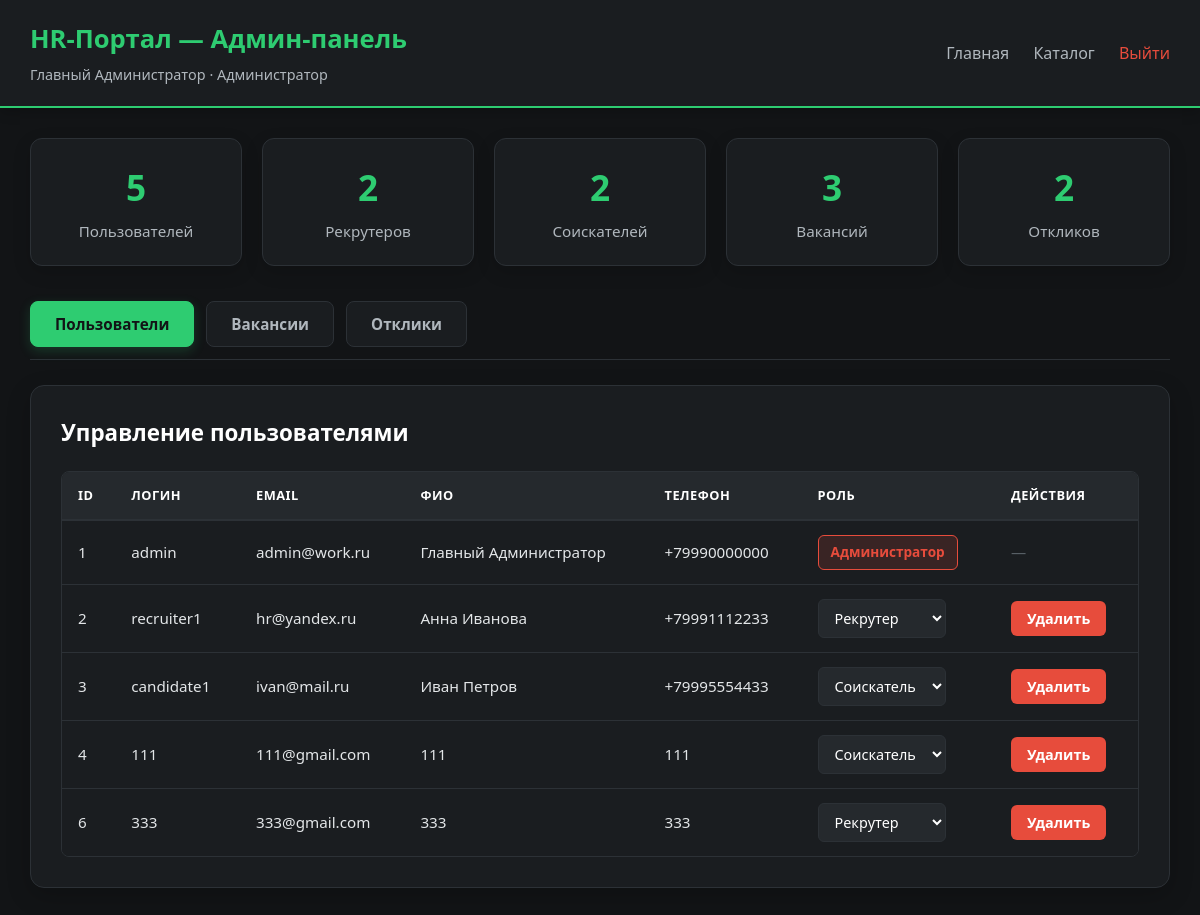
The page /admin (signed in) on the database its author committed.
### tables this page shows
CREATE TABLE users (
    id INTEGER PRIMARY KEY AUTOINCREMENT,
    username TEXT NOT NULL UNIQUE,
    email TEXT NOT NULL UNIQUE,
    password_hash TEXT NOT NULL,
    role TEXT CHECK(role IN ('candidate', 'recruiter', 'admin')) NOT NULL,
    full_name TEXT,
    phone TEXT
);

### app.py (the view)
@app.route('/admin')
@admin_required
def admin_panel():
    conn = get_db_connection()
    cursor = conn.cursor()
    cursor.execute("SELECT COUNT(*) FROM users")
    total_users = cursor.fetchone()[0]
    cursor.execute("SELECT COUNT(*) FROM users WHERE role = 'recruiter'")
    total_recruiters = cursor.fetchone()[0]
    cursor.execute("SELECT COUNT(*) FROM users WHERE role = 'candidate'")
    total_candidates = cursor.fetchone()[0]
    cursor.execute("SELECT COUNT(*) FROM vacancies")
    total_vacancies = cursor.fetchone()[0]
    cursor.execute("SELECT COUNT(*) FROM responses")
    total_responses = cursor.fetchone()[0]
    cursor.execute("""
        SELECT id, username, email, role, full_name, phone
        FROM users
        ORDER BY id
    """)
    users = cursor.fetchall()
    cursor.execute("""
        SELECT v.id, v.title, v.company_name, v.city, v.date_created, u.full_name as recruiter_name
        FROM vacancies v
        LEFT JOIN users u ON v.recruiter_id = u.id
        ORDER BY v.date_created DESC
    """)
    vacancies = cursor.fetchall()
    cursor.execute("""
        SELECT r.id, r.status, r.date_created, r.resume_url,
               v.title as vacancy_title, u.full_name as candidate_name
        FROM responses r
        JOIN vacancies v ON r.vacancy_id = v.id
        JOIN users u ON r.candidate_id = u.id
        ORDER BY r.date_created DESC
    """)
    responses = cursor.fetchall()
    conn.close()
    return render_template(
        'admin.html',
        stats={
            'users': total_users,
            'recruiters': total_recruiters,
            'candidates': total_candidates,
            'vacancies': total_vacancies,
            'responses': total_responses,
        },
        users=users,
        vacancies=vacancies,
        responses=responses,
        role_labels=ROLE_LABELS,
    )

### app.py (called while the page is built)
def get_db_connection():
    conn = sqlite3.connect('database.db')
    conn.row_factory = sqlite3.Row
    return conn

def admin_required(view):
    @wraps(view)
    def wrapped(*args, **kwargs):
        if 'user_id' not in session:
            return redirect(url_for('auth_page'))
        if session.get('user_role') != 'admin':
            return "Доступ запрещен", 403
        return view(*args, **kwargs)
    return wrapped

### templates/admin.html (shortened to what this page needs)
<!DOCTYPE html>
<html lang="ru">
<head>
    <link rel="stylesheet" href="/static/css/style.css">
    <link rel="stylesheet" href="/static/css/admin.css">
</head>
<body>
    <header class="admin-header">
        <div>
            <h1>HR-Портал — Админ-панель</h1>
            <p class="admin-subtitle">
                {{ session.get('user_name') }} · {{ role_labels['admin'] }}
            </p>
        </div>
        <nav>
            <a href="/">Главная</a>
            <a href="/vacancies">Каталог</a>
            <a href="/logout" class="logout-link">Выйти</a>
        </nav>
    </header>
    <main class="admin-main">
        <section class="stats-grid">
            <div class="stat-card">
                <span class="stat-value">{{ stats.users }}</span>
                <span class="stat-label">Пользователей</span>
            </div>
            <div class="stat-card">
                <span class="stat-value">{{ stats.recruiters }}</span>
                <span class="stat-label">Рекрутеров</span>
            </div>
            <div class="stat-card">
                <span class="stat-value">{{ stats.candidates }}</span>
                <span class="stat-label">Соискателей</span>
            </div>
            <div class="stat-card">
                <span class="stat-value">{{ stats.vacancies }}</span>
                <span class="stat-label">Вакансий</span>
            </div>
            <div class="stat-card">
                <span class="stat-value">{{ stats.responses }}</span>
                <span class="stat-label">Откликов</span>
            </div>
        </section>
        <div class="admin-tabs">
            <button class="tab-btn active" data-tab="users">Пользователи</button>
            <button class="tab-btn" data-tab="vacancies">Вакансии</button>
            <button class="tab-btn" data-tab="responses">Отклики</button>
        </div>
        <section id="tab-users" class="admin-panel active">
            <h2>Управление пользователями</h2>
            {% if users %}
            <div class="table-wrap">
                <table class="admin-table">
                    <thead>
                        <tr>
                            <th>ID</th>
                            <th>Логин</th>
                            <th>Email</th>
                            <th>ФИО</th>
                            <th>Телефон</th>
                            <th>Роль</th>
                            <th>Действия</th>
                        </tr>
                    </thead>
                    <tbody>
                        {% for u in users %}
                        <tr>
                            <td>{{ u.id }}</td>
                            <td>{{ u.username }}</td>
                            <td>{{ u.email }}</td>
                            <td>{{ u.full_name }}</td>
                            <td>{{ u.phone }}</td>
                            <td>
                                {% if u.role == 'admin' %}
                                    <span class="badge badge-admin">{{ role_labels[u.role] }}</span>
                                {% else %}
                                    <select class="role-select" data-user-id="{{ u.id }}" onchange="changeRole(this.getAttribute('data-user-id'), this.value)">
                                        <option value="candidate" {% if u.role == 'candidate' %}selected{% endif %}>Соискатель</option>
                                        <option value="recruiter" {% if u.role == 'recruiter' %}selected{% endif %}>Рекрутер</option>
                                    </select>
                                {% endif %}
                            </td>
                            <td>
                                {% if u.id != session.get('user_id') and u.role != 'admin' %}
                                <button class="btn-danger" data-id="{{ u.id }}" data-username="{{ u.username }}" onclick="deleteUser(this.getAttribute('data-id'), this.getAttribute('data-username'))">Удалить</button>
                                {% else %}
                                <span class="text-muted">—</span>
                                {% endif %}
                            </td>
                        </tr>
                        {% endfor %}
                    </tbody>
                </table>
            </div>
            {% else %}
            <p class="empty-msg">Пользователей нет.</p>
            {% endif %}
        </section>
    </main>
</body>
</html>

### static/css/style.css (style rules this page uses)
:root { --primary-color: #007bff; --primary-hover: #0056b3; --success-color: #28a745; --danger-color: #dc3545; --bg-color: #f4f6f9; --text-color: #333333; --text-muted: #6c757d; --border-color: #e0e0e0; --card-bg: #ffffff; }
body { font-family: 'Inter', -apple-system, BlinkMacSystemFont, "Segoe UI", Roboto, sans-serif; background-color: var(--bg-color); color: var(--text-color); margin: 0; padding: 0; line-height: 1.5; }
header { background-color: var(--card-bg); border-bottom: 1px solid var(--border-color); box-shadow: 0 2px 4px rgba(0, 0, 0, 0.02); }
header h1 { margin: 0; font-size: 1.6rem; color: var(--primary-color); font-weight: 700; }
nav a { color: var(--text-color); text-decoration: none; font-weight: 500; transition: color 0.2s ease; }
button, .btn { font-family: inherit; font-weight: 600; border-radius: 6px; transition: all 0.2s ease-in-out; display: inline-flex; align-items: center; justify-content: center; }
input[type="text"], input[type="number"], input[type="password"], input[type="email"], select, textarea { font-family: inherit; font-size: 0.95rem; border: 1px solid var(--border-color); border-radius: 6px; background-color: #ffffff; transition: border-color 0.2s ease, box-shadow 0.2s ease; outline: none; }
.badge { display: inline-block; padding: 4px 10px; border-radius: 20px; font-size: 0.8rem; font-weight: 600; }

### static/css/admin.css (style rules this page uses)
.admin-header { display: flex; justify-content: space-between; align-items: center; flex-wrap: wrap; gap: 16px; padding: 1.5% 2%; background: #1a1d23; color: #fff; border-bottom: none; }
.admin-header h1 { color: #fff; font-size: 1.4rem; }
.admin-subtitle { margin: 4px 0 0; color: #adb5bd; font-size: 0.9rem; }
.admin-header nav a { color: #dee2e6; margin-left: 16px; }
.admin-header .logout-link { color: #ff6b6b; }
.admin-main { padding: 2%; max-width: 1400px; margin: 0 auto; }
.stats-grid { display: grid; grid-template-columns: repeat(auto-fit, minmax(140px, 1fr)); gap: 16px; margin-bottom: 28px; }
.stat-card { background: #fff; border: 1px solid var(--border-color); border-radius: 8px; padding: 20px; text-align: center; }
.stat-value { display: block; font-size: 2rem; font-weight: 700; color: var(--primary-color); }
.stat-label { display: block; margin-top: 4px; color: var(--text-muted); font-size: 0.85rem; }
.admin-tabs { display: flex; gap: 8px; margin-bottom: 20px; flex-wrap: wrap; }
.tab-btn { background: #fff; border: 1px solid var(--border-color); color: var(--text-color); padding: 10px 20px; cursor: pointer; font-weight: 600; }
.tab-btn.active { background: var(--primary-color); border-color: var(--primary-color); color: #fff; }
.admin-panel { display: none; background: #fff; border: 1px solid var(--border-color); border-radius: 8px; padding: 24px; }
.admin-panel.active { display: block; }
.admin-panel h2 { margin-top: 0; margin-bottom: 20px; font-size: 1.2rem; }
.table-wrap { overflow-x: auto; }
.admin-table { width: 100%; border-collapse: collapse; font-size: 0.9rem; }
.admin-table th, .admin-table td { padding: 12px 14px; text-align: left; border-bottom: 1px solid var(--border-color); }
.admin-table th { background: #f8f9fa; font-weight: 600; color: #495057; }
.badge-admin { background: #1a1d23; color: #fff; padding: 4px 10px; border-radius: 4px; font-size: 0.8rem; font-weight: 600; }
.role-select, .admin-table select { padding: 6px 8px; border-radius: 4px; border: 1px solid var(--border-color); font-size: 0.85rem; }
.btn-danger { background: var(--danger-color); color: #fff; border: none; padding: 6px 12px; border-radius: 4px; cursor: pointer; font-size: 0.85rem; font-weight: 600; }
.text-muted { color: var(--text-muted); }

### rows shown on the page
users: get "Главный Администратор", id "1", username "admin", email "admin@work.ru", full_name "Главный Администратор", phone "+79990000000", role "Администратор"
users: id "2", username "recruiter1", email "hr@yandex.ru", full_name "Анна Иванова", phone "+79991112233", role+id "Рекрутер"
users: id "3", username "candidate1", email "ivan@mail.ru", full_name "Иван Петров", phone "+79995554433", role+id "Соискатель"
users: id "4", username "111", email "111@gmail.com", full_name "111", phone "111", role+id "Соискатель"
users: id "6", username "333", email "333@gmail.com", full_name "333", phone "333", role+id "Рекрутер"

### other values the page prints
{{ role_labels['admin'] }} "Администратор"
{{ stats.users }} "5"
{{ stats.recruiters }} "2"
{{ stats.candidates }} "2"
{{ stats.vacancies }} "3"
{{ stats.responses }} "2"
